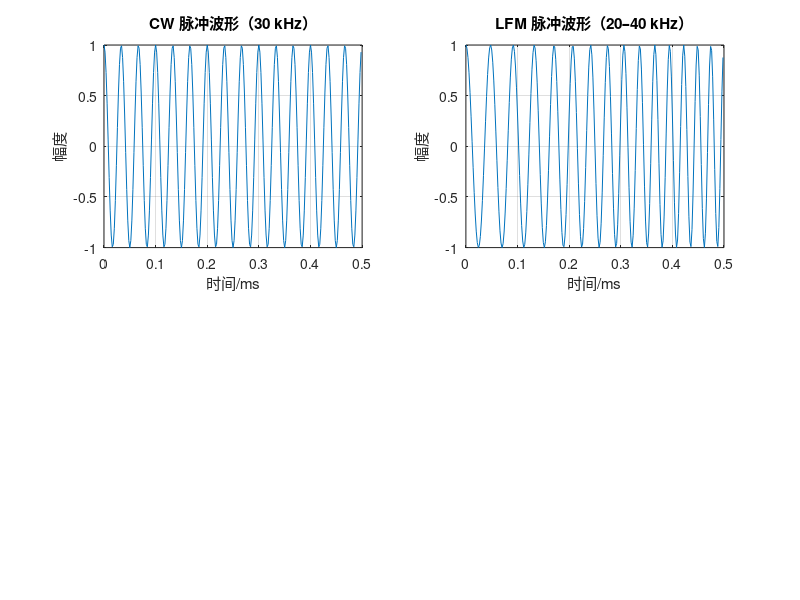

MATLAB code to generate this figure: (Note: this script raises an error after producing the figure.)
%% 实验7 基于亮点模型的目标回波信号分析
clear; close all; clc;

%% 发射信号参数
fs = 500e3;
T = 0.5e-3;
sample_count = round(T*fs);
n = 0:sample_count-1;
t = n/fs;

cw_frequency = 30e3;
cw = cos(2*pi*cw_frequency*t);

lfm_start_frequency = 20e3;
lfm_bandwidth = 20e3;
chirp_rate = lfm_bandwidth/T;
lfm = cos(2*pi*lfm_start_frequency*t + pi*chirp_rate*t.^2);

result_dir = fullfile(fileparts(mfilename('fullpath')), 'results');
if ~exist(result_dir, 'dir'), mkdir(result_dir); end

%% CW 和 LFM 的波形与频谱
fig1 = figure('Name', '实验7：发射信号', 'Color', 'w');
subplot(2,2,1); plot(t*1e3, cw); grid on;
xlabel('时间/ms'); ylabel('幅度'); title('CW 脉冲波形（30 kHz）');
subplot(2,2,2); plot(t*1e3, lfm); grid on;
xlabel('时间/ms'); ylabel('幅度'); title('LFM 脉冲波形（20–40 kHz）');
[f_cw, S_cw] = normalized_spectrum(cw, fs);
[f_lfm, S_lfm] = normalized_spectrum(lfm, fs);
subplot(2,2,3); plot(f_cw/1e3, S_cw, 'LineWidth', 1.1); grid on;
xlim([0, 80]); xlabel('频率/kHz'); ylabel('归一化幅度'); title('CW 频谱');
subplot(2,2,4); plot(f_lfm/1e3, S_lfm, 'LineWidth', 1.1); grid on;
xlim([0, 80]); xlabel('频率/kHz'); ylabel('归一化幅度'); title('LFM 频谱');
sgtitle('两种发射脉冲');
saveas(fig1, fullfile(result_dir, 'transmitted_signals.png'));

%% 两个角度的几何亮点回波
angle1_amplitudes = [1, 0.65];
angle1_delays = [0, 150];
angle2_amplitudes = [1, 0.75, 0.4];
angle2_delays = [0, 100, 650];

cw_angle1 = geometric_echo(cw, angle1_amplitudes, angle1_delays);
lfm_angle1 = geometric_echo(lfm, angle1_amplitudes, angle1_delays);
cw_angle2 = geometric_echo(cw, angle2_amplitudes, angle2_delays);
lfm_angle2 = geometric_echo(lfm, angle2_amplitudes, angle2_delays);

plot_echo_comparison(cw_angle1, lfm_angle1, fs, '角度1：2个几何亮点', ...
    fullfile(result_dir, 'angle1_echoes.png'));
plot_echo_comparison(cw_angle2, lfm_angle2, fs, '角度2：3个几何亮点', ...
    fullfile(result_dir, 'angle2_echoes.png'));

%% 选作：2 个几何亮点 + 2 个弹性亮点的 LFM 回波
optional_geometry_amplitudes = [1, 0.7];
optional_geometry_delays = [0, 175];
elastic_amplitudes = [0.35, 0.2];
elastic_delays = [500, 750];
elastic_center_frequencies = [34e3, 37e3];
elastic_frequency_sigmas = [3e3, 2e3];

optional_echo = geometric_echo(lfm, optional_geometry_amplitudes, optional_geometry_delays);
required_length = numel(lfm) + max(elastic_delays);
optional_echo(end+1:required_length) = 0;
for idx = 1:numel(elastic_amplitudes)
    shaped_echo = gaussian_band_echo(lfm, fs, elastic_center_frequencies(idx), ...
        elastic_frequency_sigmas(idx));
    delayed = delay_signal(shaped_echo, elastic_delays(idx), required_length);
    optional_echo = optional_echo + elastic_amplitudes(idx)*delayed;
end

fig4 = figure('Name', '实验7：几何与弹性亮点', 'Color', 'w');
echo_time = (0:numel(optional_echo)-1)/fs;
subplot(2,1,1); plot(echo_time*1e3, optional_echo); grid on;
xlabel('时间/ms'); ylabel('幅度'); title('LFM 条件下 2 个几何 + 2 个弹性亮点回波');
[f_optional, S_optional] = normalized_spectrum(optional_echo, fs);
subplot(2,1,2); plot(f_optional/1e3, S_optional, 'LineWidth', 1.1); grid on;
xlim([0, 80]); xlabel('频率/kHz'); ylabel('归一化幅度');
title('混合亮点回波频谱（弹性散射在中高频局部增强）');
saveas(fig4, fullfile(result_dir, 'optional_elastic_echo.png'));

fprintf('实验7完成。CW/LFM 脉冲均为 %d 点（%.3f ms）。\n', sample_count, T*1e3);
fprintf('角度1回波长度 %d 点；角度2回波长度 %d 点。\n', ...
    numel(cw_angle1), numel(cw_angle2));
fprintf('选作混合亮点回波长度 %d 点。\n', numel(optional_echo));

function echo = geometric_echo(signal, amplitudes, delays)
    assert(numel(amplitudes) == numel(delays), '亮点幅度和时延数量必须一致。');
    output_length = numel(signal) + max(delays);
    echo = zeros(1, output_length);
    for index = 1:numel(amplitudes)
        echo = echo + amplitudes(index)*delay_signal(signal, delays(index), output_length);
    end
end

function output = delay_signal(signal, delay_samples, output_length)
    assert(delay_samples >= 0 && fix(delay_samples) == delay_samples, '时延必须为非负整数点。');
    output = zeros(1, output_length);
    last_index = min(output_length, delay_samples + numel(signal));
    copied_count = last_index - delay_samples;
    if copied_count > 0
        output(delay_samples+1:last_index) = signal(1:copied_count);
    end
end

function shaped = gaussian_band_echo(signal, sampling_frequency, center_frequency, sigma_frequency)
    transform_length = 2^nextpow2(max(1024, 4*numel(signal)));
    frequency = (0:transform_length-1)*sampling_frequency/transform_length;
    signed_frequency = frequency;
    signed_frequency(frequency > sampling_frequency/2) = ...
        frequency(frequency > sampling_frequency/2)-sampling_frequency;
    gaussian_envelope = exp(-((abs(signed_frequency)-center_frequency).^2) / ...
        (2*sigma_frequency^2));
    shaped_full = real(ifft(fft(signal, transform_length).*gaussian_envelope));
    shaped = shaped_full(1:numel(signal));
    peak = max(abs(shaped));
    if peak > 0, shaped = shaped/peak; end
end

function [frequency, magnitude] = normalized_spectrum(signal, sampling_frequency)
    transform_length = 2^nextpow2(max(4096, 4*numel(signal)));
    spectrum = fft(signal, transform_length);
    frequency = (0:floor(transform_length/2))*sampling_frequency/transform_length;
    magnitude = abs(spectrum(1:floor(transform_length/2)+1));
    peak = max(magnitude);
    if peak > 0, magnitude = magnitude/peak; end
end

function plot_echo_comparison(cw_echo, lfm_echo, sampling_frequency, figure_title, file_name)
    fig = figure('Name', figure_title, 'Color', 'w');
    cw_time = (0:numel(cw_echo)-1)/sampling_frequency;
    lfm_time = (0:numel(lfm_echo)-1)/sampling_frequency;
    subplot(2,2,1); plot(cw_time*1e3, cw_echo); grid on;
    xlabel('时间/ms'); ylabel('幅度'); title('CW 回波时域波形');
    subplot(2,2,2); plot(lfm_time*1e3, lfm_echo); grid on;
    xlabel('时间/ms'); ylabel('幅度'); title('LFM 回波时域波形');
    [f_cw, S_cw] = normalized_spectrum(cw_echo, sampling_frequency);
    [f_lfm, S_lfm] = normalized_spectrum(lfm_echo, sampling_frequency);
    subplot(2,2,3); plot(f_cw/1e3, S_cw, 'LineWidth', 1.1); grid on;
    xlim([0, 80]); xlabel('频率/kHz'); ylabel('归一化幅度'); title('CW 回波频谱');
    subplot(2,2,4); plot(f_lfm/1e3, S_lfm, 'LineWidth', 1.1); grid on;
    xlim([0, 80]); xlabel('频率/kHz'); ylabel('归一化幅度'); title('LFM 回波频谱');
    sgtitle(figure_title);
    saveas(fig, file_name);
end
